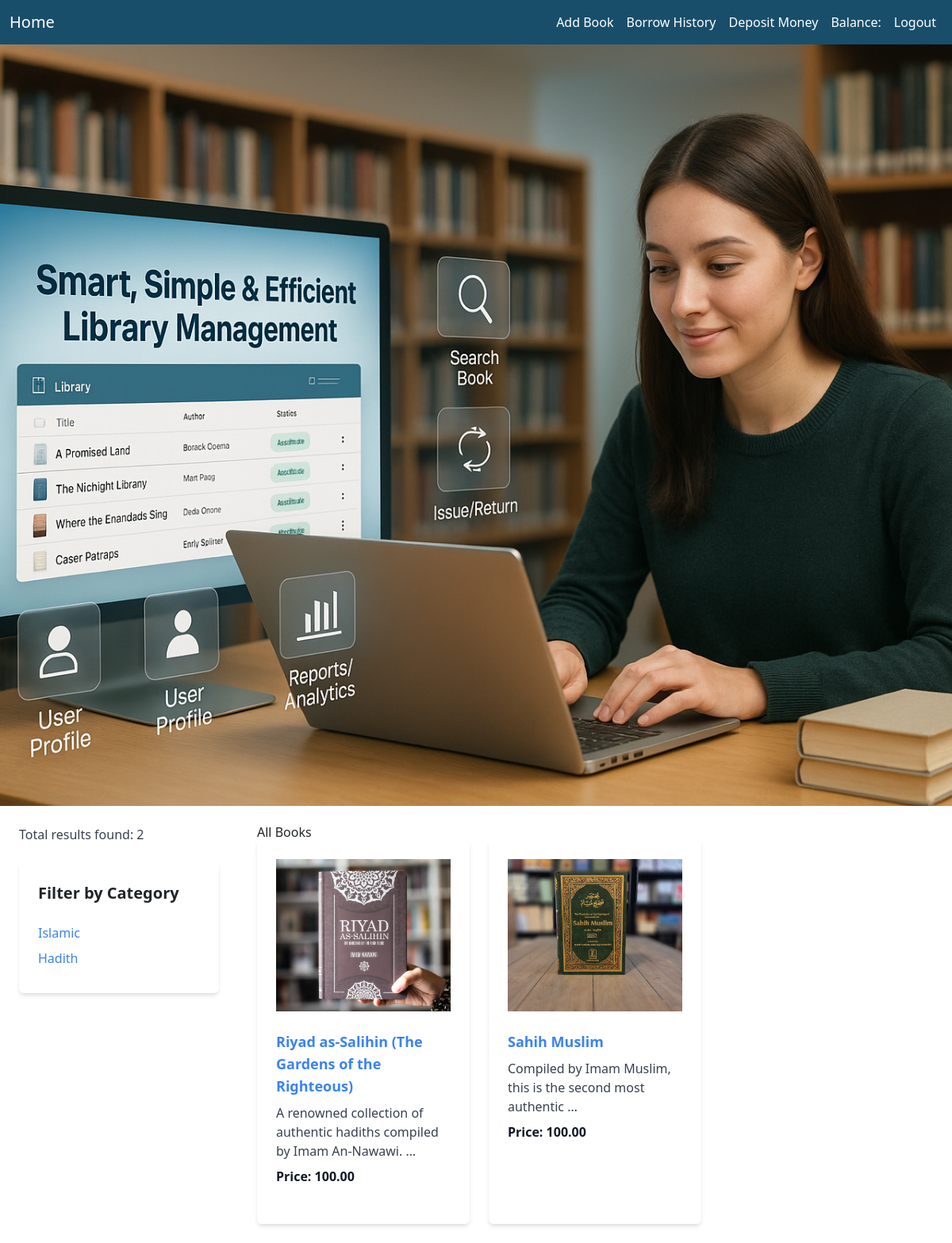
The app's page /library/ (signed in) with its own data.
### library/models.py (models this page shows, shortened)
class Category(models.Model):
    name = models.CharField(max_length = 150)

class Book(models.Model):
    title = models.CharField(max_length = 100)
    description = models.TextField()
    image = models.ImageField(upload_to='books/',null=True,blank=True)
    borrowing_price = models.DecimalField(max_digits=8, decimal_places=2,null=True, blank=True)
    category = models.ManyToManyField(Category)

### library/views.py (the view)
# urls.py: path('',HomeView.as_view(),name='home'),
class HomeView(TemplateView):
    template_name = 'home.html'
    def get_context_data(self, **kwargs):
        context = super().get_context_data(**kwargs)
        books = Book.objects.all()
        category_id = self.request.GET.get('category')
        if category_id:
            books = books.filter(category__id=category_id)
        context['books'] = books
        context['categories'] = Category.objects.all()
        context['user'] = self.request.user
        return context

### library/templates/home.html (shortened to what this page needs)
{% extends 'base.html'%}
{% load static %}
{% block content %}
<div class="running-text-wrapper">
    <img src="{% static 'banner.png' %}" alt="Library Banner">
</div>
{% if user.is_authenticated %}
<div class="flex ">
    <div class="w-full lg:w-1/4 p-4 ">
        <p class="text-gray-700 mb-4">Total results found: {{ books|length }}</p>
        <div class="bg-white p-4 shadow-md rounded ">
            <h3 class="text-xl font-bold mb-4">Filter by Category</h3>
            <ul>
                {% for category in categories %}
                <li class="mb-2"><a href="?category={{ category.id }}" class="text-blue-500 ">{{ category.name }}</a>
                </li>
                {% endfor %}
            </ul>
        </div>
    </div>
    <div class="w-full lg:w-3/4 p-4">
        <h2>All Books</h2>
        <div class="grid grid-cols-1 md:grid-cols-3 gap-4">
            {% for book in books %}
            <div class="bg-white p-4 shadow-md rounded">
                {% if book.image %}
                <img src="{{ book.image.url }}" alt="{{ book.title }}" class="w-full h-48 object-cover mb-4">
                {% else %}
                <img src="{% static 'book1.jpg' %}" alt="Default Book Image"
                    class="w-full h-48 object-cover mb-4">
                {% endif %}
                <h4 class="text-lg font-semibold mb-2"><a href="{% url 'book_detail' book.id %}"
                        class="text-blue-500 hover:underline">{{ book.title }}</a></h4>
                <p class="text-gray-700 mb-2">{{ book.description | truncatewords:10 }}</p>
                <p class="text-gray-900 font-bold mb-4">Price: {{ book.borrowing_price }}</p>
            </div>
            {% endfor %}
        </div>
    </div>
</div>
{% else %}
<p>Please <a href="{% url 'login' %}">login</a> or <a href="{% url 'register' %}">signup</a> to view books.</p>
{% endif %}
{% endblock %}

### static/css/style.css (style rules this page uses)
.running-text-wrapper { position: relative; height: 120vh; overflow: hidden; }
.running-text-wrapper img { width: 100%; height: 100%; object-fit: cover; display: block; }

### records on screen
Category: name "Islamic"
Category: name "Hadith"
Book: image (picture), title "Riyad as-Salihin (The Gardens of the Righteous)", description "A renowned collection of authentic hadiths compiled by Imam An-Nawawi. …", borrowing_price "100.00"
Book: image (picture), title "Sahih Muslim", description "Compiled by Imam Muslim, this is the second most authentic …", borrowing_price "100.00"

### other values on screen
{{ books|length }} "2"
